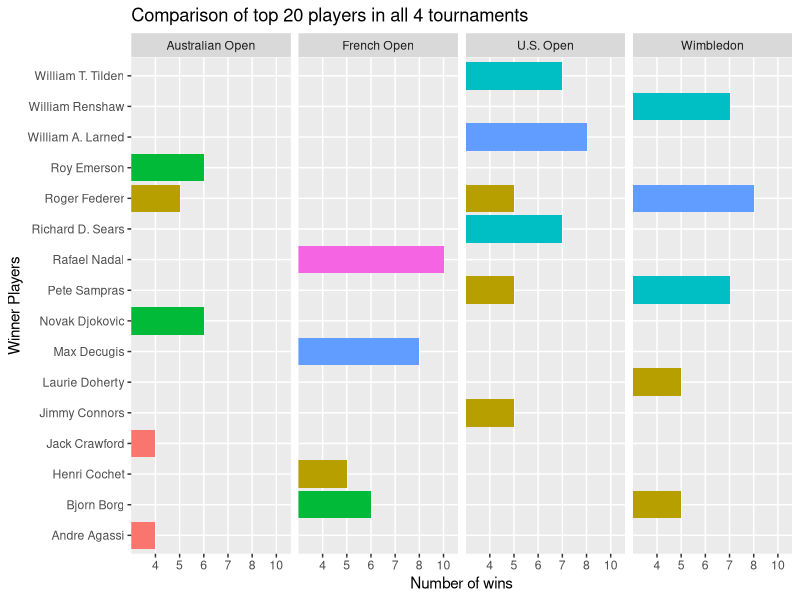
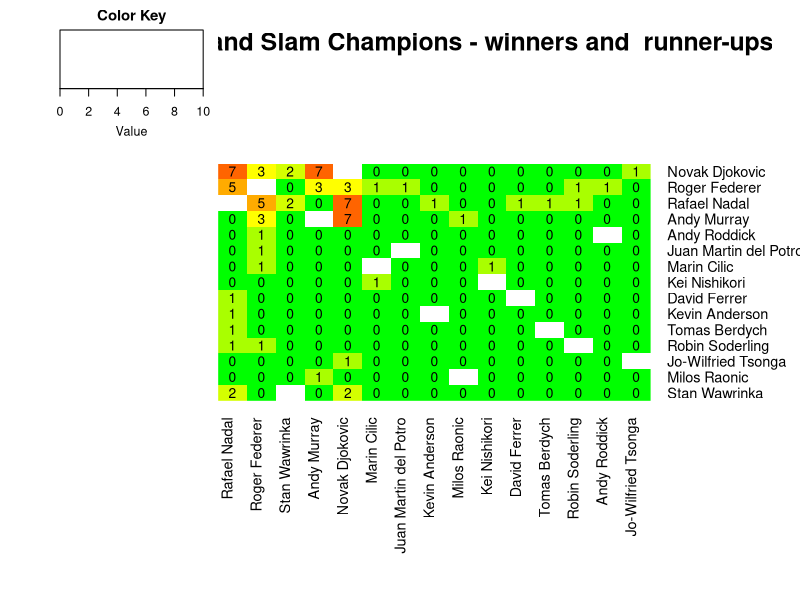

These figures' R source, in order:
#Task- 2 a.

#Loading libraries
  library(ggplot2)
  library(gplots) 
  library(RColorBrewer)
  library(dplyr)

#Reading data  
  grandslam <- read.csv(file = 'grand_slam_data.csv')
  
#Filtering top winners in all four tournaments  
  grandslam_chart = grandslam %>% group_by(winner) %>% summarise(Number=n()) %>% arrange(desc(Number))
  grandslam_chart$winner <- factor(grandslam_chart$winner, levels = grandslam_chart$winner[order(grandslam_chart$Number)])
  top_grandslam = grandslam_chart %>% filter(Number >= 4)
  
  grandslam_trn = grandslam %>% filter(winner %in% top_grandslam$winner) %>% group_by(tournament, winner) %>% summarise(Number=n()) %>% arrange(desc(Number))
  grandslam_trn$Number <- factor(grandslam_trn$Number)
  grandslam_trn <- head(grandslam_trn , 20)
  
#Plotting data  
  ggplot(data=grandslam_trn , aes(x=winner, y=Number, fill=Number)) +
    geom_bar(stat='identity') + coord_flip() + guides(fill=FALSE) + scale_y_discrete() +
    facet_grid(. ~ grandslam_trn$tournament) +
    labs(title= "Comparison of top 20 players in all 4 tournaments", x = "Winner Players", y= "Number of wins") 
  
#Task=2 b.
  
 #Splitting/filtering data for top 40 most	recent	tournaments 
  recent <- 1:40
  runnerups <- grandslam[recent, c("winner", "runner_up")]
  runner_up_players <- unique(c(runnerups[,1], runnerups[,2]))
  
  grid1 <- matrix(0, nrow=length(runner_up_players),
                  ncol=length(runner_up_players))
  colnames(grid1) <- runner_up_players
  rownames(grid1) <- runner_up_players
  
  for(i in 1:nrow(runnerups)) {
    winner <- runnerups[i, "winner"]
    runner_up <- runnerups[i, "runner_up"]
    a <- which(rownames(grid1) == winner)
    b <- which(colnames(grid1) == runner_up)
    
    grid1[a,b] <- grid1[a,b] + 1
    grid1[b,a] <- grid1[b,a] + 1
  }
  
  diag(grid1) <- NA
  
  
# Using heatmaps to plot data
  coloring <- colorRampPalette(c("green", "yellow", "red"))(n = 299)
  color_prp = c(seq(0, 0.99, length=100),  # for green
                 seq(1, 5, length=100),     # for yellow
                 seq(5.01, 10, length=100)) # for red
  heatmap.2(grid1,
            cellnote = grid1,  # same data set for cell labels
            main = "Tennis Grand Slam Champions - winners and  runner-ups", # heat map title
            notecol = "black",      # change font color of cell labels to black
            density.info = "none",  # turns off density plot inside color legend
            trace = "none",         # turns off trace lines inside the heat map
            margins = c(12,9),     # widens margins around plot
            col= coloring,       # use on color palette defined earlier
            breaks = color_prp,    # enable color transition at specified limits
            dendrogram = "none",     # only draw a row dendrogram
            Colv = "NA")
  
  
  

  
  
  
  
  
